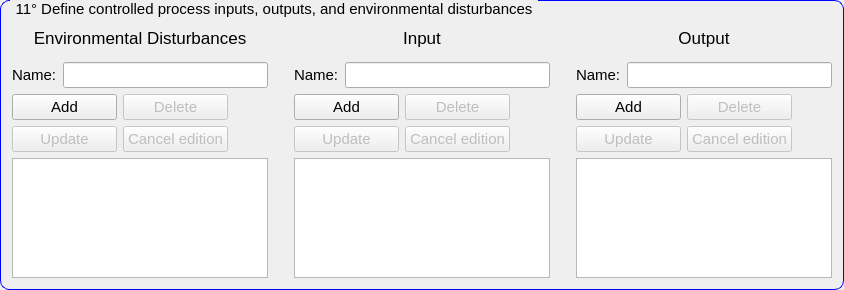
               <widget class="QGroupBox" name="groupBox_20">
                <property name="minimumSize">
                 <size>
                  <width>0</width>
                  <height>290</height>
                 </size>
                </property>
                <property name="maximumSize">
                 <size>
                  <width>16777215</width>
                  <height>290</height>
                 </size>
                </property>
                <property name="styleSheet">
                 <string notr="true">QGroupBox {
    border: 1px solid blue;
    border-radius: 9px;
    margin-top: 0.5em;
    font-size: 15px;
}

QGroupBox::title {
   subcontrol-origin: margin;
    left: 10px;
    padding: 0 3px 0 3px;
}</string>
                </property>
                <property name="title">
                 <string>11° Define controlled process inputs, outputs, and environmental disturbances</string>
                </property>
                <layout class="QGridLayout" name="gridLayout_33">
                 <item row="0" column="0">
                  <layout class="QHBoxLayout" name="horizontalLayout_51">
                   <property name="topMargin">
                    <number>8</number>
                   </property>
                   <item>
                    <layout class="QVBoxLayout" name="verticalLayout_9">
                     <property name="rightMargin">
                      <number>10</number>
                     </property>
                     <item>
                      <widget class="QLabel" name="label_56">
                       <property name="font">
                        <font>
                         <pointsize>13</pointsize>
                        </font>
                       </property>
                       <property name="text">
                        <string>Environmental Disturbances</string>
                       </property>
                       <property name="alignment">
                        <set>Qt::AlignCenter</set>
                       </property>
                      </widget>
                     </item>
                     <item>
                      <layout class="QHBoxLayout" name="horizontalLayout_38">
                       <item>
                        <widget class="QLabel" name="label_57">
                         <property name="font">
                          <font>
                           <pointsize>11</pointsize>
                          </font>
                         </property>
                         <property name="text">
                          <string>Name:</string>
                         </property>
                        </widget>
                       </item>
                       <item>
                        <widget class="QLineEdit" name="lineedit_name_controlled_process_envd">
                         <property name="font">
                          <font>
                           <pointsize>11</pointsize>
                          </font>
                         </property>
                        </widget>
                       </item>
                      </layout>
                     </item>
                     <item>
                      <layout class="QHBoxLayout" name="horizontalLayout_37">
                       <item>
                        <layout class="QVBoxLayout" name="verticalLayout_8">
                         <item>
                          <layout class="QHBoxLayout" name="horizontalLayout_36">
                           <item>
                            <widget class="QPushButton" name="button_add_controlled_process_envd">
                             <property name="minimumSize">
                              <size>
                               <width>105</width>
                               <height>0</height>
                              </size>
                             </property>
                             <property name="maximumSize">
                              <size>
                               <width>105</width>
                               <height>16777215</height>
                              </size>
                             </property>
                             <property name="font">
                              <font>
                               <pointsize>11</pointsize>
                              </font>
                             </property>
                             <property name="text">
                              <string>Add</string>
                             </property>
                            </widget>
                           </item>
                           <item>
                            <widget class="QPushButton" name="button_delete_controlled_process_envd">
                             <property name="enabled">
                              <bool>false</bool>
                             </property>
                             <property name="minimumSize">
                              <size>
                               <width>105</width>
                               <height>0</height>
                              </size>
                             </property>
                             <property name="maximumSize">
                              <size>
                               <width>105</width>
                               <height>16777215</height>
                              </size>
                             </property>
                             <property name="font">
                              <font>
                               <pointsize>11</pointsize>
                              </font>
                             </property>
                             <property name="text">
                              <string>Delete</string>
                             </property>
                            </widget>
                           </item>
                          </layout>
                         </item>
                         <item>
                          <layout class="QHBoxLayout" name="horizontalLayout_43">
                           <item>
                            <widget class="QPushButton" name="button_update_controlled_process_envd">
                             <property name="enabled">
                              <bool>false</bool>
                             </property>
                             <property name="minimumSize">
                              <size>
                               <width>105</width>
                               <height>0</height>
                              </size>
                             </property>
                             <property name="maximumSize">
                              <size>
                               <width>105</width>
                               <height>16777215</height>
                              </size>
                             </property>
                             <property name="font">
                              <font>
                               <pointsize>11</pointsize>
                              </font>
                             </property>
                             <property name="text">
                              <string>Update</string>
                             </property>
                            </widget>
                           </item>
                           <item>
                            <widget class="QPushButton" name="button_cancel_controlled_process_envd">
                             <property name="enabled">
                              <bool>false</bool>
                             </property>
                             <property name="minimumSize">
                              <size>
                               <width>105</width>
                               <height>0</height>
                              </size>
                             </property>
                             <property name="maximumSize">
                              <size>
                               <width>105</width>
                               <height>16777215</height>
                              </size>
                             </property>
                             <property name="font">
                              <font>
                               <pointsize>11</pointsize>
                              </font>
                             </property>
                             <property name="text">
                              <string>Cancel edition</string>
                             </property>
                            </widget>
                           </item>
                          </layout>
                         </item>
                        </layout>
                       </item>
                       <item>
                        <spacer name="horizontalSpacer_2">
                         <property name="orientation">
                          <enum>Qt::Horizontal</enum>
                         </property>
                         <property name="sizeHint" stdset="0">
                          <size>
                           <width>40</width>
                           <height>20</height>
                          </size>
                         </property>
                        </spacer>
                       </item>
                      </layout>
                     </item>
                     <item>
                      <widget class="QListWidget" name="listwidget_controlled_process_envd">
                       <property name="minimumSize">
                        <size>
                         <width>0</width>
                         <height>120</height>
                        </size>
                       </property>
                       <property name="maximumSize">
                        <size>
                         <width>16777215</width>
                         <height>120</height>
                        </size>
                       </property>
                       <property name="font">
                        <font>
                         <pointsize>11</pointsize>
                        </font>
                       </property>
                       <property name="alternatingRowColors">
                        <bool>true</bool>
                       </property>
                       <property name="wordWrap">
                        <bool>true</bool>
                       </property>
                      </widget>
                     </item>
                    </layout>
                   </item>
                   <item>
                    <layout class="QVBoxLayout" name="verticalLayout_21">
                     <property name="leftMargin">
                      <number>10</number>
                     </property>
                     <property name="rightMargin">
                      <number>10</number>
                     </property>
                     <item>
                      <widget class="QLabel" name="label_42">
                       <property name="font">
                        <font>
                         <pointsize>13</pointsize>
                        </font>
                       </property>
                       <property name="text">
                        <string>Input</string>
                       </property>
                       <property name="alignment">
                        <set>Qt::AlignCenter</set>
                       </property>
                      </widget>
                     </item>
                     <item>
                      <layout class="QHBoxLayout" name="horizontalLayout_44">
                       <item>
                        <widget class="QLabel" name="label_43">
                         <property name="font">
                          <font>
                           <pointsize>11</pointsize>
                          </font>
                         </property>
                         <property name="text">
                          <string>Name:</string>
                         </property>
                        </widget>
                       </item>
                       <item>
                        <widget class="QLineEdit" name="lineedit_name_controlled_process_input">
                         <property name="font">
                          <font>
                           <pointsize>11</pointsize>
                          </font>
                         </property>
                        </widget>
                       </item>
                      </layout>
                     </item>
                     <item>
                      <layout class="QHBoxLayout" name="horizontalLayout_50">
                       <item>
                        <layout class="QVBoxLayout" name="verticalLayout_12">
                         <item>
                          <layout class="QHBoxLayout" name="horizontalLayout_45">
                           <item>
                            <widget class="QPushButton" name="button_add_controlled_process_input">
                             <property name="minimumSize">
                              <size>
                               <width>105</width>
                               <height>0</height>
                              </size>
                             </property>
                             <property name="maximumSize">
                              <size>
                               <width>105</width>
                               <height>16777215</height>
                              </size>
                             </property>
                             <property name="font">
                              <font>
                               <pointsize>11</pointsize>
                              </font>
                             </property>
                             <property name="text">
                              <string>Add</string>
                             </property>
                            </widget>
                           </item>
                           <item>
                            <widget class="QPushButton" name="button_delete_controlled_process_input">
                             <property name="enabled">
                              <bool>false</bool>
                             </property>
                             <property name="minimumSize">
                              <size>
                               <width>105</width>
                               <height>0</height>
                              </size>
                             </property>
                             <property name="maximumSize">
                              <size>
                               <width>105</width>
                               <height>16777215</height>
                              </size>
                             </property>
                             <property name="font">
                              <font>
                               <pointsize>11</pointsize>
                              </font>
                             </property>
                             <property name="text">
                              <string>Delete</string>
                             </property>
                            </widget>
                           </item>
                          </layout>
                         </item>
                         <item>
                          <layout class="QHBoxLayout" name="horizontalLayout_46">
                           <item>
                            <widget class="QPushButton" name="button_update_controlled_process_input">
                             <property name="enabled">
                              <bool>false</bool>
                             </property>
                             <property name="minimumSize">
                              <size>
                               <width>105</width>
                               <height>0</height>
                              </size>
                             </property>
                             <property name="maximumSize">
                              <size>
                               <width>105</width>
                               <height>16777215</height>
                              </size>
                             </property>
                             <property name="font">
                              <font>
                               <pointsize>11</pointsize>
                              </font>
                             </property>
                             <property name="text">
                              <string>Update</string>
                             </property>
                            </widget>
                           </item>
                           <item>
                            <widget class="QPushButton" name="button_cancel_controlled_process_input">
                             <property name="enabled">
                              <bool>false</bool>
                             </property>
                             <property name="minimumSize">
                              <size>
                               <width>105</width>
                               <height>0</height>
                              </size>
                             </property>
                             <property name="maximumSize">
                              <size>
                               <width>105</width>
                               <height>16777215</height>
                              </size>
                             </property>
                             <property name="font">
                              <font>
                               <pointsize>11</pointsize>
                              </font>
                             </property>
                             <property name="text">
                              <string>Cancel edition</string>
                             </property>
                            </widget>
                           </item>
                          </layout>
                         </item>
                        </layout>
                       </item>
                       <item>
                        <spacer name="horizontalSpacer_3">
                         <property name="orientation">
                          <enum>Qt::Horizontal</enum>
                         </property>
                         <property name="sizeHint" stdset="0">
                          <size>
                           <width>40</width>
                           <height>20</height>
                          </size>
                         </property>
                        </spacer>
                       </item>
                      </layout>
                     </item>
                     <item>
                      <widget class="QListWidget" name="listwidget_controlled_process_input">
                       <property name="minimumSize">
                        <size>
                         <width>0</width>
                         <height>120</height>
                        </size>
                       </property>
                       <property name="maximumSize">
                        <size>
                         <width>16777215</width>
                         <height>120</height>
                        </size>
                       </property>
                       <property name="font">
                        <font>
                         <pointsize>11</pointsize>
                        </font>
                       </property>
                       <property name="alternatingRowColors">
                        <bool>true</bool>
                       </property>
                       <property name="wordWrap">
                        <bool>true</bool>
                       </property>
                      </widget>
                     </item>
                    </layout>
                   </item>
                   <item>
                    <layout class="QVBoxLayout" name="verticalLayout_26">
                     <property name="leftMargin">
                      <number>10</number>
                     </property>
                     <item>
                      <widget class="QLabel" name="label_45">
                       <property name="font">
                        <font>
                         <pointsize>13</pointsize>
                        </font>
                       </property>
                       <property name="text">
                        <string>Output</string>
                       </property>
                       <property name="alignment">
                        <set>Qt::AlignCenter</set>
                       </property>
                      </widget>
                     </item>
                     <item>
                      <layout class="QHBoxLayout" name="horizontalLayout_47">
                       <item>
                        <widget class="QLabel" name="label_46">
                         <property name="font">
                          <font>
                           <pointsize>11</pointsize>
                          </font>
                         </property>
                         <property name="text">
                          <string>Name:</string>
                         </property>
                        </widget>
                       </item>
                       <item>
                        <widget class="QLineEdit" name="lineedit_name_controlled_process_output">
                         <property name="font">
                          <font>
                           <pointsize>11</pointsize>
                          </font>
                         </property>
                        </widget>
                       </item>
                      </layout>
                     </item>
                     <item>
                      <layout class="QHBoxLayout" name="horizontalLayout_49">
                       <item>
                        <layout class="QVBoxLayout" name="verticalLayout_20">
                         <item>
                          <layout class="QHBoxLayout" name="horizontalLayout_48">
                           <item>
                            <widget class="QPushButton" name="button_add_controlled_process_output">
                             <property name="minimumSize">
                              <size>
                               <width>105</width>
                               <height>0</height>
                              </size>
                             </property>
                             <property name="maximumSize">
                              <size>
                               <width>105</width>
                               <height>16777215</height>
                              </size>
                             </property>
                             <property name="font">
                              <font>
                               <pointsize>11</pointsize>
                              </font>
                             </property>
                             <property name="text">
                              <string>Add</string>
                             </property>
                            </widget>
                           </item>
                           <item>
                            <widget class="QPushButton" name="button_delete_controlled_process_output">
                             <property name="enabled">
                              <bool>false</bool>
                             </property>
                             <property name="minimumSize">
                              <size>
                               <width>105</width>
                               <height>0</height>
                              </size>
                             </property>
                             <property name="maximumSize">
                              <size>
                               <width>105</width>
                               <height>16777215</height>
                              </size>
                             </property>
                             <property name="font">
                              <font>
                               <pointsize>11</pointsize>
                              </font>
                             </property>
                             <property name="text">
                              <string>Delete</string>
                             </property>
                            </widget>
                           </item>
                          </layout>
                         </item>
                         <item>
                          <layout class="QHBoxLayout" name="horizontalLayout_54">
                           <item>
                            <widget class="QPushButton" name="button_update_controlled_process_output">
                             <property name="enabled">
                              <bool>false</bool>
                             </property>
                             <property name="minimumSize">
                              <size>
                               <width>105</width>
                               <height>0</height>
                              </size>
                             </property>
                             <property name="maximumSize">
                              <size>
                               <width>105</width>
                               <height>16777215</height>
                              </size>
                             </property>
                             <property name="font">
                              <font>
                               <pointsize>11</pointsize>
                              </font>
                             </property>
                             <property name="text">
                              <string>Update</string>
                             </property>
                            </widget>
                           </item>
                           <item>
                            <widget class="QPushButton" name="button_cancel_controlled_process_output">
                             <property name="enabled">
                              <bool>false</bool>
                             </property>
                             <property name="minimumSize">
                              <size>
                               <width>105</width>
                               <height>0</height>
                              </size>
                             </property>
                             <property name="maximumSize">
                              <size>
                               <width>105</width>
                               <height>16777215</height>
                              </size>
                             </property>
                             <property name="font">
                              <font>
                               <pointsize>11</pointsize>
                              </font>
                             </property>
                             <property name="text">
                              <string>Cancel edition</string>
                             </property>
                            </widget>
                           </item>
                          </layout>
                         </item>
                        </layout>
                       </item>
                       <item>
                        <spacer name="horizontalSpacer_16">
                         <property name="orientation">
                          <enum>Qt::Horizontal</enum>
                         </property>
                         <property name="sizeHint" stdset="0">
                          <size>
                           <width>40</width>
                           <height>20</height>
                          </size>
                         </property>
                        </spacer>
                       </item>
                      </layout>
                     </item>
                     <item>
                      <widget class="QListWidget" name="listwidget_controlled_process_output">
                       <property name="minimumSize">
                        <size>
                         <width>0</width>
                         <height>120</height>
                        </size>
                       </property>
                       <property name="maximumSize">
                        <size>
                         <width>16777215</width>
                         <height>120</height>
                        </size>
                       </property>
                       <property name="font">
                        <font>
                         <pointsize>11</pointsize>
                        </font>
                       </property>
                       <property name="alternatingRowColors">
                        <bool>true</bool>
                       </property>
                       <property name="wordWrap">
                        <bool>true</bool>
                       </property>
                      </widget>
                     </item>
                    </layout>
                   </item>
                  </layout>
                 </item>
                </layout>
               </widget>
